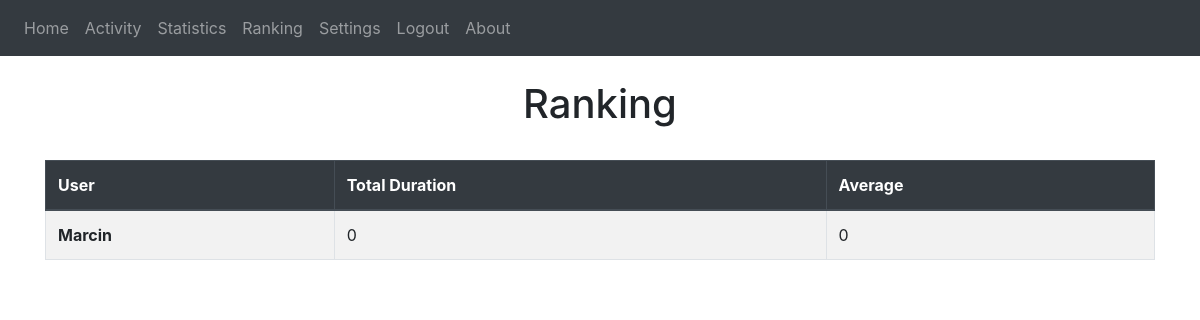
Before: /ranking with the older database file.
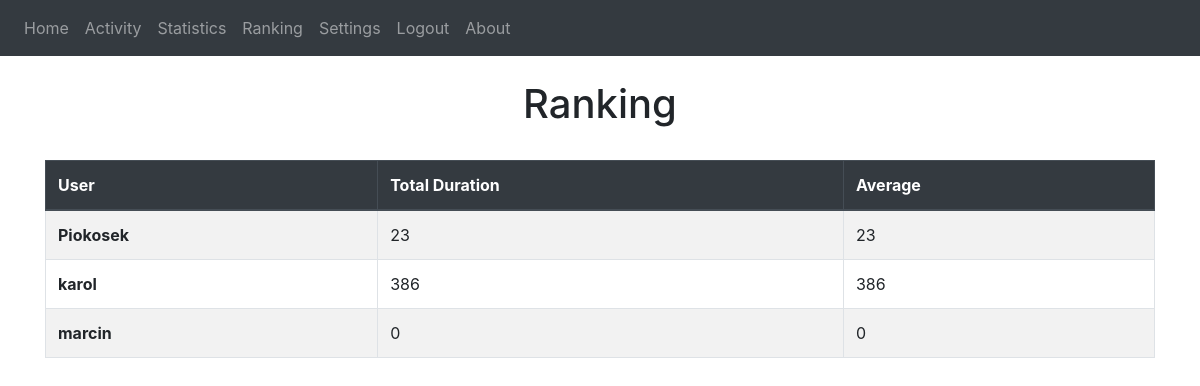
After: the same page with the newer database file.
### website/models.py (models this page shows)
class User(db.Model, UserMixin):
    id = db.Column(db.Integer, primary_key=True)
    email = db.Column(db.String(150), unique=True)
    password = db.Column(db.String(150))
    first_name = db.Column(db.String(150))
    notes = db.relationship('Note')

### website/views.py (the view)
@views.route('/ranking')
def ranking():
    return render_template("ranking.html", userss=User.query, user=current_user)

### website/templates/ranking.html (shortened to what this page needs)
{% extends "base.html" %} {% block title %}Ranking{% endblock %}
{% block content %}
<br />
<h1 align="center">Ranking</h1>
<br />
<table class="table table-striped table-bordered">
  <thead class="thead-dark">
    <tr>
      <th scope="col">User</th>
      <th scope="col">Total Duration</th>
      <th scope="col">Average</th>
    </tr>
  </thead>
  <tbody>
  {% for users in userss -%}
      <tr>
          <th scope="row">{{users.first_name}}</th>
            {% set duration = [0] -%}
            {% set amount = [0] -%}
            <td>{{ duration[0] }}</td>
            <td>{{ duration[0] }}</td>
      </tr>
  {% endfor %}
  </tbody>
</table>
{% endblock %}

Changed rows visible on the page:
changed User: first_name "Marcin" → "Piokosek"; duration "0" → "23"
added User: first_name "karol", duration "386"
added User: first_name "marcin", duration "0"
